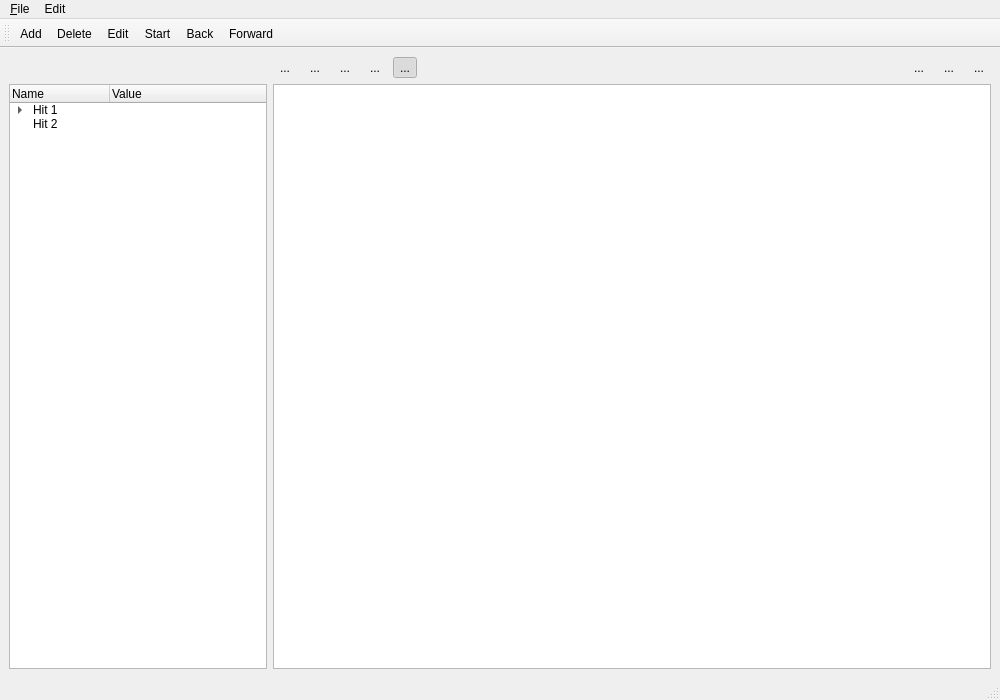
<?xml version="1.0" encoding="UTF-8"?>
<ui version="4.0">
 <class>MainWindow</class>
 <widget class="QMainWindow" name="MainWindow">
  <property name="enabled">
   <bool>true</bool>
  </property>
  <property name="geometry">
   <rect>
    <x>0</x>
    <y>0</y>
    <width>1000</width>
    <height>700</height>
   </rect>
  </property>
  <property name="sizePolicy">
   <sizepolicy hsizetype="Preferred" vsizetype="Preferred">
    <horstretch>0</horstretch>
    <verstretch>0</verstretch>
   </sizepolicy>
  </property>
  <property name="minimumSize">
   <size>
    <width>530</width>
    <height>376</height>
   </size>
  </property>
  <property name="maximumSize">
   <size>
    <width>16777215</width>
    <height>16777215</height>
   </size>
  </property>
  <property name="windowTitle">
   <string>MainWindow</string>
  </property>
  <property name="autoFillBackground">
   <bool>false</bool>
  </property>
  <property name="animated">
   <bool>true</bool>
  </property>
  <property name="tabShape">
   <enum>QTabWidget::Rounded</enum>
  </property>
  <property name="dockOptions">
   <set>QMainWindow::AllowTabbedDocks|QMainWindow::AnimatedDocks</set>
  </property>
  <widget class="QWidget" name="centralwidget">
   <layout class="QGridLayout" name="gridLayout">
    <item row="0" column="1">
     <layout class="QHBoxLayout" name="horizontalLayout_2">
      <item>
       <widget class="QToolButton" name="pushButton_ZoomIn">
        <property name="toolTip">
         <string>&lt;html&gt;&lt;head/&gt;&lt;body&gt;&lt;p&gt;Zoom in (Ctrl+'+')&lt;/p&gt;&lt;/body&gt;&lt;/html&gt;</string>
        </property>
        <property name="text">
         <string>...</string>
        </property>
        <property name="icon">
         <iconset resource="rsc.qrc">
          <normaloff>:/Image/resources/icons8-zoom-in-50.png</normaloff>:/Image/resources/icons8-zoom-in-50.png</iconset>
        </property>
        <property name="shortcut">
         <string>Ctrl++</string>
        </property>
        <property name="checkable">
         <bool>false</bool>
        </property>
        <property name="autoRepeat">
         <bool>false</bool>
        </property>
        <property name="autoExclusive">
         <bool>true</bool>
        </property>
        <property name="autoRepeatDelay">
         <number>100</number>
        </property>
        <property name="autoRepeatInterval">
         <number>50</number>
        </property>
        <property name="popupMode">
         <enum>QToolButton::DelayedPopup</enum>
        </property>
        <property name="autoRaise">
         <bool>true</bool>
        </property>
       </widget>
      </item>
      <item>
       <widget class="QToolButton" name="pushButton_ZoomOut">
        <property name="toolTip">
         <string>&lt;html&gt;&lt;head/&gt;&lt;body&gt;&lt;p&gt;Zoom out (Ctrl+'-')&lt;/p&gt;&lt;/body&gt;&lt;/html&gt;</string>
        </property>
        <property name="text">
         <string>...</string>
        </property>
        <property name="icon">
         <iconset resource="rsc.qrc">
          <normaloff>:/Image/resources/icons8-zoom-out-50.png</normaloff>:/Image/resources/icons8-zoom-out-50.png</iconset>
        </property>
        <property name="shortcut">
         <string>Ctrl+_</string>
        </property>
        <property name="checkable">
         <bool>false</bool>
        </property>
        <property name="autoRepeat">
         <bool>false</bool>
        </property>
        <property name="autoExclusive">
         <bool>true</bool>
        </property>
        <property name="autoRaise">
         <bool>true</bool>
        </property>
       </widget>
      </item>
      <item>
       <widget class="QToolButton" name="pushButton_ResetZoom">
        <property name="toolTip">
         <string>&lt;html&gt;&lt;head/&gt;&lt;body&gt;&lt;p&gt;Reset view (Ctrl+0)&lt;/p&gt;&lt;/body&gt;&lt;/html&gt;</string>
        </property>
        <property name="text">
         <string>...</string>
        </property>
        <property name="icon">
         <iconset resource="rsc.qrc">
          <normaloff>:/Image/resources/icons8-zoom-to-actual-size-50.png</normaloff>:/Image/resources/icons8-zoom-to-actual-size-50.png</iconset>
        </property>
        <property name="shortcut">
         <string>Ctrl+0</string>
        </property>
        <property name="autoRepeat">
         <bool>false</bool>
        </property>
        <property name="autoExclusive">
         <bool>true</bool>
        </property>
        <property name="autoRaise">
         <bool>true</bool>
        </property>
       </widget>
      </item>
      <item>
       <widget class="QToolButton" name="pushButton_Select">
        <property name="toolTip">
         <string>&lt;html&gt;&lt;head/&gt;&lt;body&gt;&lt;p&gt;Select&lt;/p&gt;&lt;/body&gt;&lt;/html&gt;</string>
        </property>
        <property name="text">
         <string>...</string>
        </property>
        <property name="icon">
         <iconset resource="rsc.qrc">
          <normaloff>:/Image/resources/icons8-cursor-50.png</normaloff>:/Image/resources/icons8-cursor-50.png</iconset>
        </property>
        <property name="checkable">
         <bool>true</bool>
        </property>
        <property name="autoRepeat">
         <bool>false</bool>
        </property>
        <property name="autoExclusive">
         <bool>true</bool>
        </property>
        <property name="autoRaise">
         <bool>true</bool>
        </property>
       </widget>
      </item>
      <item>
       <widget class="QToolButton" name="pushButton_Move">
        <property name="toolTip">
         <string>&lt;html&gt;&lt;head/&gt;&lt;body&gt;&lt;p&gt;Move&lt;/p&gt;&lt;/body&gt;&lt;/html&gt;</string>
        </property>
        <property name="text">
         <string>...</string>
        </property>
        <property name="icon">
         <iconset resource="rsc.qrc">
          <normaloff>:/Image/resources/icons8-move-50.png</normaloff>:/Image/resources/icons8-move-50.png</iconset>
        </property>
        <property name="checkable">
         <bool>true</bool>
        </property>
        <property name="checked">
         <bool>true</bool>
        </property>
        <property name="autoRepeat">
         <bool>false</bool>
        </property>
        <property name="autoExclusive">
         <bool>true</bool>
        </property>
        <property name="autoRaise">
         <bool>true</bool>
        </property>
       </widget>
      </item>
      <item>
       <spacer name="horizontalSpacer_2">
        <property name="orientation">
         <enum>Qt::Horizontal</enum>
        </property>
        <property name="sizeHint" stdset="0">
         <size>
          <width>40</width>
          <height>20</height>
         </size>
        </property>
       </spacer>
      </item>
      <item>
       <widget class="QToolButton" name="toolButton_3">
        <property name="text">
         <string>...</string>
        </property>
        <property name="icon">
         <iconset resource="rsc.qrc">
          <normaloff>:/Image/resources/icons8-accuracy-50.png</normaloff>:/Image/resources/icons8-accuracy-50.png</iconset>
        </property>
        <property name="checkable">
         <bool>true</bool>
        </property>
        <property name="autoRaise">
         <bool>true</bool>
        </property>
       </widget>
      </item>
      <item>
       <widget class="QToolButton" name="toolButton">
        <property name="text">
         <string>...</string>
        </property>
        <property name="icon">
         <iconset resource="rsc.qrc">
          <normaloff>:/Image/resources/icons8-hunt-50.png</normaloff>:/Image/resources/icons8-hunt-50.png</iconset>
        </property>
        <property name="checkable">
         <bool>true</bool>
        </property>
        <property name="autoRaise">
         <bool>true</bool>
        </property>
       </widget>
      </item>
      <item>
       <widget class="QToolButton" name="toolButton_2">
        <property name="text">
         <string>...</string>
        </property>
        <property name="icon">
         <iconset resource="rsc.qrc">
          <normaloff>:/Image/resources/icons8-polygon-50.png</normaloff>:/Image/resources/icons8-polygon-50.png</iconset>
        </property>
        <property name="checkable">
         <bool>true</bool>
        </property>
        <property name="autoRaise">
         <bool>true</bool>
        </property>
       </widget>
      </item>
     </layout>
    </item>
    <item row="1" column="1">
     <widget class="QGraphicsView" name="view_TargetImage">
      <property name="sizePolicy">
       <sizepolicy hsizetype="Expanding" vsizetype="Expanding">
        <horstretch>255</horstretch>
        <verstretch>255</verstretch>
       </sizepolicy>
      </property>
      <property name="minimumSize">
       <size>
        <width>200</width>
        <height>200</height>
       </size>
      </property>
      <property name="cursor" stdset="0">
       <cursorShape>ArrowCursor</cursorShape>
      </property>
      <property name="frameShadow">
       <enum>QFrame::Sunken</enum>
      </property>
      <property name="verticalScrollBarPolicy">
       <enum>Qt::ScrollBarAlwaysOff</enum>
      </property>
      <property name="horizontalScrollBarPolicy">
       <enum>Qt::ScrollBarAlwaysOff</enum>
      </property>
      <property name="sizeAdjustPolicy">
       <enum>QAbstractScrollArea::AdjustToContents</enum>
      </property>
      <property name="sceneRect">
       <rectf>
        <x>0.000000000000000</x>
        <y>0.000000000000000</y>
        <width>45.000000000000000</width>
        <height>40.000000000000000</height>
       </rectf>
      </property>
      <property name="renderHints">
       <set>QPainter::TextAntialiasing</set>
      </property>
      <property name="dragMode">
       <enum>QGraphicsView::RubberBandDrag</enum>
      </property>
      <property name="resizeAnchor">
       <enum>QGraphicsView::AnchorViewCenter</enum>
      </property>
      <property name="viewportUpdateMode">
       <enum>QGraphicsView::FullViewportUpdate</enum>
      </property>
      <property name="cursorSelect" stdset="0">
       <cursorShape>ArrowCursor</cursorShape>
      </property>
      <property name="cursorMove" stdset="0">
       <cursorShape>SizeAllCursor</cursorShape>
      </property>
     </widget>
    </item>
    <item row="1" column="0">
     <widget class="QTreeWidget" name="tree_HitPoints">
      <property name="minimumSize">
       <size>
        <width>100</width>
        <height>200</height>
       </size>
      </property>
      <property name="maximumSize">
       <size>
        <width>300</width>
        <height>16777215</height>
       </size>
      </property>
      <property name="mouseTracking">
       <bool>false</bool>
      </property>
      <property name="autoFillBackground">
       <bool>false</bool>
      </property>
      <property name="inputMethodHints">
       <set>Qt::ImhNone</set>
      </property>
      <property name="frameShadow">
       <enum>QFrame::Sunken</enum>
      </property>
      <property name="sizeAdjustPolicy">
       <enum>QAbstractScrollArea::AdjustToContents</enum>
      </property>
      <property name="dragEnabled">
       <bool>true</bool>
      </property>
      <property name="alternatingRowColors">
       <bool>false</bool>
      </property>
      <attribute name="headerStretchLastSection">
       <bool>true</bool>
      </attribute>
      <column>
       <property name="text">
        <string>Name</string>
       </property>
      </column>
      <column>
       <property name="text">
        <string>Value</string>
       </property>
      </column>
      <item>
       <property name="text">
        <string>Hit 1</string>
       </property>
       <property name="icon">
        <iconset resource="rsc.qrc">
         <normaloff>:/Object/resources/icons8-folder-50.png</normaloff>:/Object/resources/icons8-folder-50.png</iconset>
       </property>
       <item>
        <property name="text">
         <string>Location</string>
        </property>
        <property name="text">
         <string>(3,3)</string>
        </property>
       </item>
       <item>
        <property name="text">
         <string>Score</string>
        </property>
        <property name="text">
         <string>5</string>
        </property>
       </item>
      </item>
      <item>
       <property name="text">
        <string>Hit 2</string>
       </property>
       <property name="icon">
        <iconset resource="rsc.qrc">
         <normaloff>:/Object/resources/icons8-folder-50.png</normaloff>:/Object/resources/icons8-folder-50.png</iconset>
       </property>
      </item>
     </widget>
    </item>
   </layout>
  </widget>
  <widget class="QMenuBar" name="menubar">
   <property name="geometry">
    <rect>
     <x>0</x>
     <y>0</y>
     <width>1000</width>
     <height>21</height>
    </rect>
   </property>
   <widget class="QMenu" name="Menu">
    <property name="title">
     <string>&amp;File</string>
    </property>
    <addaction name="actionNew"/>
    <addaction name="actionOpen"/>
    <addaction name="separator"/>
    <addaction name="actionSave"/>
    <addaction name="actionSave_As"/>
    <addaction name="separator"/>
    <addaction name="actionQuit"/>
   </widget>
   <widget class="QMenu" name="menuEdit">
    <property name="title">
     <string>Edit</string>
    </property>
    <addaction name="actionStart"/>
    <addaction name="separator"/>
    <addaction name="actionBack"/>
    <addaction name="actionForward"/>
   </widget>
   <addaction name="Menu"/>
   <addaction name="menuEdit"/>
  </widget>
  <widget class="QToolBar" name="toolBar">
   <property name="enabled">
    <bool>true</bool>
   </property>
   <property name="windowTitle">
    <string>toolBar</string>
   </property>
   <attribute name="toolBarArea">
    <enum>TopToolBarArea</enum>
   </attribute>
   <attribute name="toolBarBreak">
    <bool>false</bool>
   </attribute>
   <addaction name="actionAdd"/>
   <addaction name="actionDelete"/>
   <addaction name="actionEdit"/>
   <addaction name="actionStart"/>
   <addaction name="actionBack"/>
   <addaction name="actionForward"/>
  </widget>
  <widget class="QStatusBar" name="statusbar"/>
  <action name="actionOpen">
   <property name="icon">
    <iconset resource="rsc.qrc">
     <normaloff>:/File/resources/icons8-opened-folder-50-3.png</normaloff>:/File/resources/icons8-opened-folder-50-3.png</iconset>
   </property>
   <property name="text">
    <string>Open...</string>
   </property>
   <property name="toolTip">
    <string>&lt;html&gt;&lt;head/&gt;&lt;body&gt;&lt;p&gt;Open (Ctrl+O)&lt;/p&gt;&lt;/body&gt;&lt;/html&gt;</string>
   </property>
   <property name="shortcut">
    <string>Ctrl+O</string>
   </property>
  </action>
  <action name="actionSave">
   <property name="icon">
    <iconset resource="rsc.qrc">
     <normaloff>:/File/resources/icons8-save-50-4.png</normaloff>:/File/resources/icons8-save-50-4.png</iconset>
   </property>
   <property name="text">
    <string>Save</string>
   </property>
   <property name="shortcut">
    <string>Ctrl+S</string>
   </property>
  </action>
  <action name="actionSave_As">
   <property name="icon">
    <iconset resource="rsc.qrc">
     <normaloff>:/File/resources/icons8-save-as-50.png</normaloff>:/File/resources/icons8-save-as-50.png</iconset>
   </property>
   <property name="text">
    <string>Save As...</string>
   </property>
   <property name="shortcut">
    <string>Ctrl+Shift+S</string>
   </property>
  </action>
  <action name="actionQuit">
   <property name="icon">
    <iconset resource="rsc.qrc">
     <normaloff>:/File/resources/icons8-close-window-50-2.png</normaloff>:/File/resources/icons8-close-window-50-2.png</iconset>
   </property>
   <property name="text">
    <string>Exit</string>
   </property>
   <property name="toolTip">
    <string>Quit</string>
   </property>
  </action>
  <action name="actionNew">
   <property name="icon">
    <iconset resource="rsc.qrc">
     <normaloff>:/File/resources/icons8-file-48.png</normaloff>:/File/resources/icons8-file-48.png</iconset>
   </property>
   <property name="text">
    <string>New</string>
   </property>
   <property name="shortcut">
    <string>Ctrl+N</string>
   </property>
  </action>
  <action name="actionBack">
   <property name="checkable">
    <bool>false</bool>
   </property>
   <property name="icon">
    <iconset resource="rsc.qrc">
     <normaloff>:/Object/resources/icons8-back-arrow-50.png</normaloff>:/Object/resources/icons8-back-arrow-50.png</iconset>
   </property>
   <property name="text">
    <string>Back</string>
   </property>
   <property name="toolTip">
    <string>Back (Ctrl+Z)</string>
   </property>
   <property name="shortcut">
    <string>Ctrl+Z</string>
   </property>
  </action>
  <action name="actionForward">
   <property name="icon">
    <iconset resource="rsc.qrc">
     <normaloff>:/Object/resources/icons8-forward-button-50-3.png</normaloff>:/Object/resources/icons8-forward-button-50-3.png</iconset>
   </property>
   <property name="text">
    <string>Forward</string>
   </property>
   <property name="toolTip">
    <string>Forward (Ctrl+Y)</string>
   </property>
   <property name="shortcut">
    <string>Ctrl+Y</string>
   </property>
  </action>
  <action name="actionAdd">
   <property name="icon">
    <iconset resource="rsc.qrc">
     <normaloff>:/Object/resources/icons8-add-50-2.png</normaloff>:/Object/resources/icons8-add-50-2.png</iconset>
   </property>
   <property name="text">
    <string>Add</string>
   </property>
   <property name="shortcut">
    <string>Ctrl+Shift++, Ctrl+A</string>
   </property>
  </action>
  <action name="actionDelete">
   <property name="icon">
    <iconset resource="rsc.qrc">
     <normaloff>:/Object/resources/icons8-cancel-50.png</normaloff>:/Object/resources/icons8-cancel-50.png</iconset>
   </property>
   <property name="text">
    <string>Delete</string>
   </property>
   <property name="shortcut">
    <string>Del, Ctrl+Shift+-</string>
   </property>
  </action>
  <action name="actionEdit">
   <property name="icon">
    <iconset resource="rsc.qrc">
     <normaloff>:/Object/resources/icons8-edit-50-2.png</normaloff>:/Object/resources/icons8-edit-50-2.png</iconset>
   </property>
   <property name="text">
    <string>Edit</string>
   </property>
   <property name="shortcut">
    <string>Ctrl+E</string>
   </property>
  </action>
  <action name="actionStart">
   <property name="icon">
    <iconset resource="rsc.qrc">
     <normaloff>:/Program/resources/icons8-play-64.png</normaloff>:/Program/resources/icons8-play-64.png</iconset>
   </property>
   <property name="text">
    <string>Start</string>
   </property>
   <property name="toolTip">
    <string>Start</string>
   </property>
   <property name="shortcut">
    <string>Ctrl+P, Space</string>
   </property>
  </action>
 </widget>
 <tabstops>
  <tabstop>pushButton_Move</tabstop>
  <tabstop>tree_HitPoints</tabstop>
  <tabstop>view_TargetImage</tabstop>
 </tabstops>
 <resources>
  <include location="rsc.qrc"/>
 </resources>
 <connections>
  <connection>
   <sender>actionQuit</sender>
   <signal>triggered()</signal>
   <receiver>MainWindow</receiver>
   <slot>close()</slot>
   <hints>
    <hint type="sourcelabel">
     <x>-1</x>
     <y>-1</y>
    </hint>
    <hint type="destinationlabel">
     <x>499</x>
     <y>349</y>
    </hint>
   </hints>
  </connection>
 </connections>
</ui>
